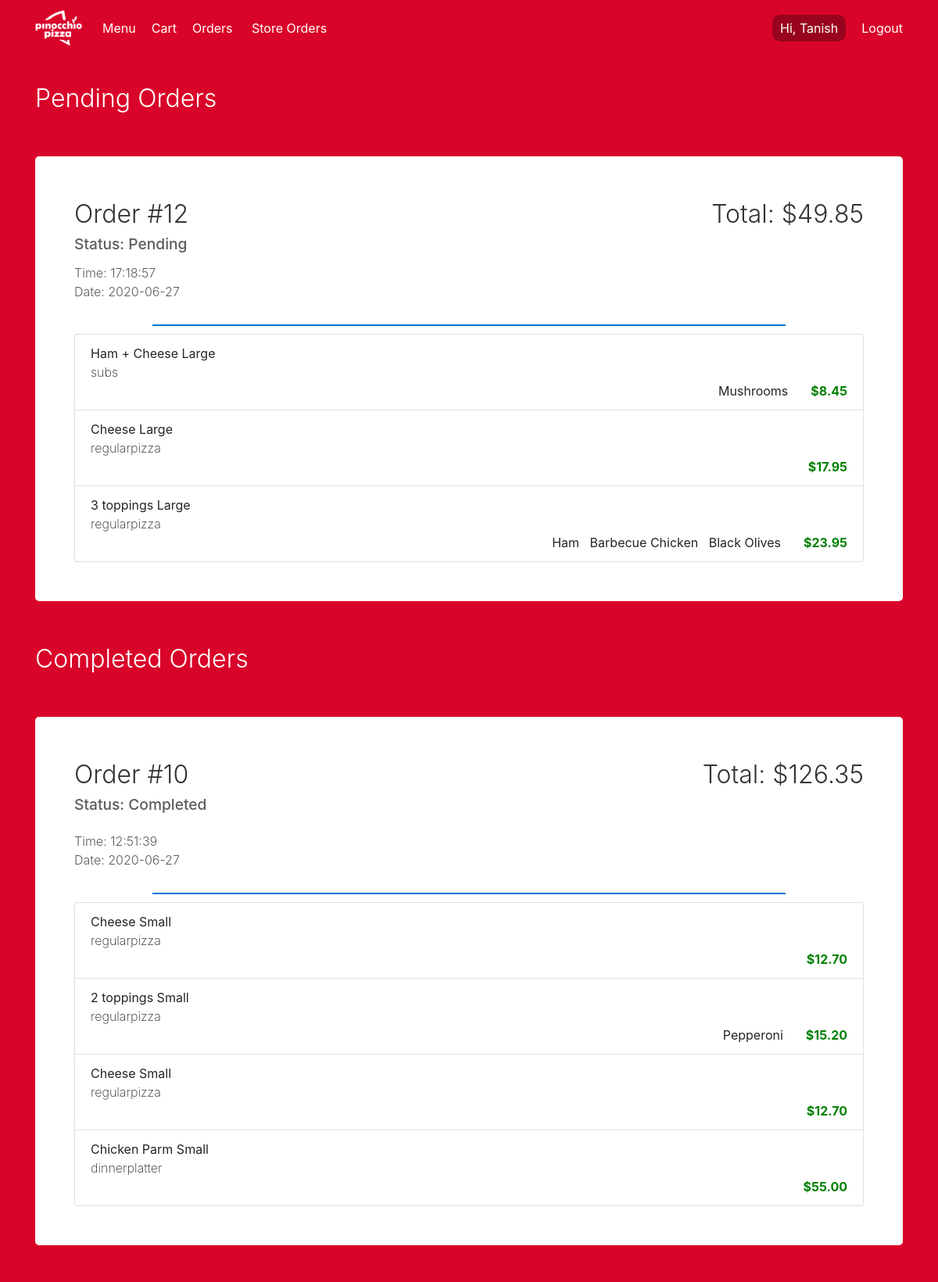
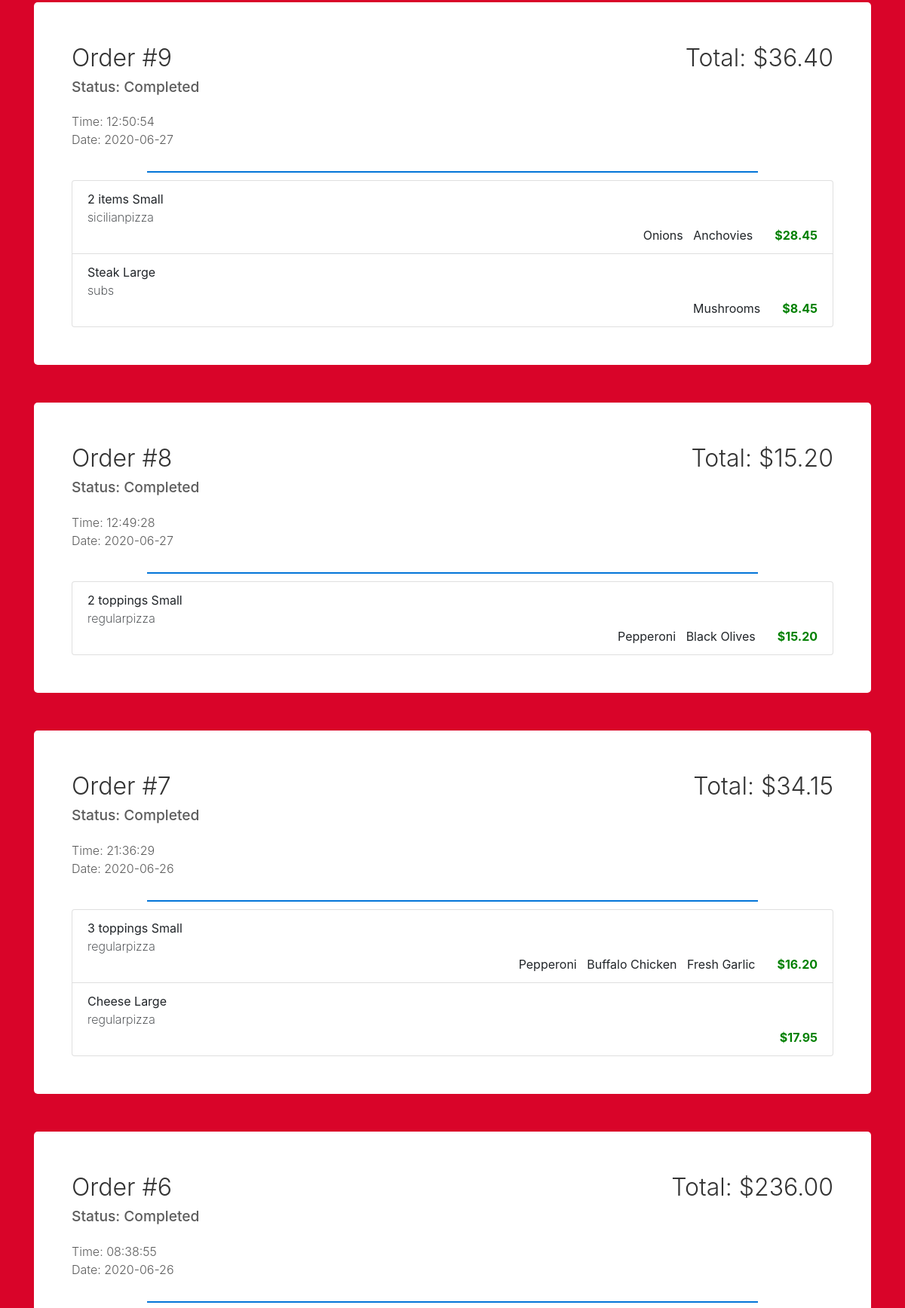
The app's page /orders (signed in, upper part) with its own data (2 pictures, top to bottom).
### orders/models.py (models this page shows)
class Order(models.Model):
    items = models.ManyToManyField(Menuitem, null=True ,blank=True)
    cost = models.DecimalField(max_digits=5,decimal_places=2, validators =[is_positive])
    status = models.CharField(max_length=64)
    date = models.CharField(max_length=64)
    time = models.CharField(max_length=64)
    user = models.ForeignKey(User, on_delete=models.CASCADE)

class Menuitem(models.Model):
    itemname = models.CharField(max_length=64)
    cat = models.CharField(max_length=64)
    toppings = models.ManyToManyField(Topping, blank=True)
    extras = models.ManyToManyField(Extra, blank=True)
    cost = models.DecimalField(max_digits=5,decimal_places=2, validators =[is_positive])

class Extra(models.Model):
    itemname = models.CharField(max_length=64, unique=True)
    smallcost = models.DecimalField(max_digits=5,decimal_places=2, validators =[is_positive])
    largecost = models.DecimalField(max_digits=5,decimal_places=2, validators =[is_positive])

class Topping(models.Model):
    toppingname = models.CharField(max_length=64, unique=True)
    def __str__(self):
        return f"{self.toppingname}"

### orders/views.py (the view)
# urls.py: path('orders', views.ordershow, name='ordershow'),
def ordershow(request):
    pords = Order.objects.filter(user=request.user, status='pending').order_by('-id')
    cords = Order.objects.filter(user=request.user, status='completed').order_by('-id')
    context = {
        'pords':pords,
        'cords':cords,
    }
    return render(request, 'orders/odr.html', context)

### orders/templates/orders/odr.html
{% extends "orders/layout.html" %}
{% block script %}
{% load static %}
{% endblock %}
{% block mbody %}
<div class="container">
    <div class="customize-header" style="color: white; margin-top:30px">Pending Orders</div>
    {% for order in pords %}
    <div class="card-body customize" style="margin: 50px 0 50px 0;">
        <div class="customize-header">Order #{{ order.id }}<div style='float:right;'>Total: ${{ order.cost }}</div></div>
        <div class="customize-header sub-header" style="margin-bottom:10;">Status: {{ order.status|title }}</div>
        <div class="customize-header sub-header" style="font-weight: 300; font-size:initial ;margin-bottom:30; margin-top: 0;">Time: {{ order.time }}<br>Date: {{ order.date }}</div>
        <hr style="border-color: #0275d8; width:80%; margin: 0 auto 10 auto;">
        <ul class="list-group">
            {% for m in order.items.all %}
                <li class="list-group-item">{{ m.itemname }} <div style="font-weight: 200;">{{ m.cat }}</div>
                    <div style="float: right; margin-left: 20px; font-weight: bold; color: green;">
                        ${{ m.cost }}
                    </div>
                    <div style="float: right;">
                        {% for top in m.toppings.all %}
                            {{ top }} &nbsp;
                        {% endfor %}
                        {% for ext in m.extras.all %}
                            {{ ext.itemname }} &nbsp;
                        {% endfor %}
                    </div>
                </li>
            {% endfor %}
        </ul>
    </div>
    {% endfor %}
    <div class="customize-header" style="color: white; margin-top:30px">Completed Orders</div>
    {% for order in cords %}
    <div class="card-body customize" style="margin: 50px 0 50px 0;">
        <div class="customize-header">Order #{{ order.id }}<div style='float:right;'>Total: ${{ order.cost }}</div></div>
        <div class="customize-header sub-header">Status: {{ order.status|title }}</div>
        <div class="customize-header sub-header" style="font-weight: 300; font-size:initial ;margin-bottom:30; margin-top: 0;">Time: {{ order.time }}<br>Date: {{ order.date }}</div>
        <hr style="border-color: #0275d8; width:80%; margin: 0 auto 10 auto;">
        <ul class="list-group">
            {% for m in order.items.all %}
                <li class="list-group-item">{{ m.itemname }} <div style="font-weight: 200;">{{ m.cat }}</div>
                    <div style="float: right; margin-left: 20px; font-weight: bold; color: green;">
                        ${{ m.cost }}
                    </div>
                    <div style="float: right;">
                        {% for top in m.toppings.all %}
                            {{ top }} &nbsp;
                        {% endfor %}
                        {% for ext in m.extras.all %}
                            {{ ext.itemname }} &nbsp;
                        {% endfor %}
                    </div>
                </li>
            {% endfor %}
        </ul>
    </div>
    {% endfor %}
</div>
{% endblock %}

### orders/templates/orders/layout.html (shortened to what this page needs)
{% load static %}
<html>
    <head>
        <link rel="stylesheet" href="https://stackpath.bootstrapcdn.com/bootstrap/4.4.1/css/bootstrap.min.css">
        <link rel="stylesheet" href="{% static 'style.css' %}">
    </head>
    <body style="width: 100%;">
        <div class="navs">
            <nav class="navbar navbar-dark navbar-expand-md navigation-clean-button" style="background-color: #D90429;">
                <div class="container">
                    <a class="navbar-brand" href="{% url 'index' %}">
                        <img src="{% static 'pp.png' %}" width="60" alt="Pinocchio's logo">
                    </a>
                        <div class="collapse navbar-collapse" id="navcol-1">
                            <ul class="nav navbar-nav mr-auto">
                                <li class="navbar-text actions" role="presentation">
                                    <a class="nl" href="{% url 'menu' %}">Menu</a>
                                </li>
                                {% if user.is_authenticated %}
                                    <li class="navbar-text actions" role="presentation">
                                        <a class="nl" href="{% url 'cart' %}">Cart</a>
                                    </li>
                                    <li class="navbar-text actions" role="presentation">
                                        <a class="nl" href="{% url 'ordershow' %}">Orders&nbsp;</a>
                                    </li>
                                {% endif %}
                                {% if user.is_superuser %}
                                    <li class="navbar-text actions" role="presentation">
                                        <a class="nl" href="{% url 'adminview' %}">Store Orders</a>
                                    </li>
                                {% endif %}
                            </ul>
                            {% if user.is_authenticated %}
                                <div class="navbar-text action" style="margin-right:20px">
                                    <div class="nav-greet">Hi, {{ user.first_name }}</div>
                                </div>
                                <span class="navbar-text actions">
                                    <div class="row">
                                        <div class="col"><a href="{% url 'logout' %}">Logout</a></div>
                                    </div>
                                </span>
                            {% else %}
                                <span class="navbar-text actions"> <a class="login blogin" href="#">Log In</a>
                                    <a class="btn btn-light action-button signup" role="button" href="#">Sign Up</a>
                                </span>
                            {% endif %}
                        </div>
                </div>
            </nav>
        </div>
    {% block mbody %}
    {% endblock %}
    </body>
</html>

### orders/static/style.css (style rules this page uses)
.customize-header { font-size: xx-large; color: #333333; font-weight: 300; border-top-right-radius: 5px; border-top-left-radius: 5px; }
.customize { background-color: white; padding: 50px; margin: 50px 0 200px 0; border-radius: 5px; }
.sub-header { font-size: larger; font-weight: 500; opacity: 0.8; margin-bottom: 20px; }
hr { margin: 20px 0; margin-top: 0; border: 1px solid #C0C0C0; }
.nl { margin-right: 10px; margin-left: 10px; }
.navs { background-color: #d90429; }
.nav-greet { background-color: rgba(0,0,0,0.3); border-radius: 10px; padding: 5 10 5 10; color: white; }
body { background-color: #d90429; }

### records on screen
Order: id "12", cost "49.85", status "Pending", time "17:18:57", date "2020-06-27"
Menuitem: itemname "Ham + Cheese Large", cat "subs", cost "8.45"
Extra: itemname "Mushrooms"
Menuitem: itemname "Cheese Large", cat "regularpizza", cost "17.95"
Menuitem: itemname "3 toppings Large", cat "regularpizza", cost "23.95"
Topping: toppingname "Ham"
Topping: toppingname "Barbecue Chicken"
Topping: toppingname "Black Olives"
Order: id "10", cost "126.35", status "Completed", time "12:51:39", date "2020-06-27"
Menuitem: itemname "Cheese Small", cat "regularpizza", cost "12.70"
Menuitem: itemname "2 toppings Small", cat "regularpizza", cost "15.20"
Topping: toppingname "Pepperoni"
Menuitem: itemname "Cheese Small", cat "regularpizza", cost "12.70"
Menuitem: itemname "Chicken Parm Small", cat "dinnerplatter", cost "55.00"
Order: id "9", cost "36.40", status "Completed", time "12:50:54", date "2020-06-27"
Menuitem: itemname "2 items Small", cat "sicilianpizza", cost "28.45"
Topping: toppingname "Onions"
Topping: toppingname "Anchovies"
Menuitem: itemname "Steak Large", cat "subs", cost "8.45"
Order: id "8", cost "15.20", status "Completed", time "12:49:28", date "2020-06-27"
Menuitem: itemname "2 toppings Small", cat "regularpizza", cost "15.20"
Order: id "7", cost "34.15", status "Completed", time "21:36:29", date "2020-06-26"
Menuitem: itemname "3 toppings Small", cat "regularpizza", cost "16.20"
Topping: toppingname "Buffalo Chicken"
Topping: toppingname "Fresh Garlic"
Menuitem: itemname "Cheese Large", cat "regularpizza", cost "17.95"
Order: id "6", cost "236.00", status "Completed", time "08:38:55", date "2020-06-26"

### other values on screen
{{ user.first_name }} "Tanish"
